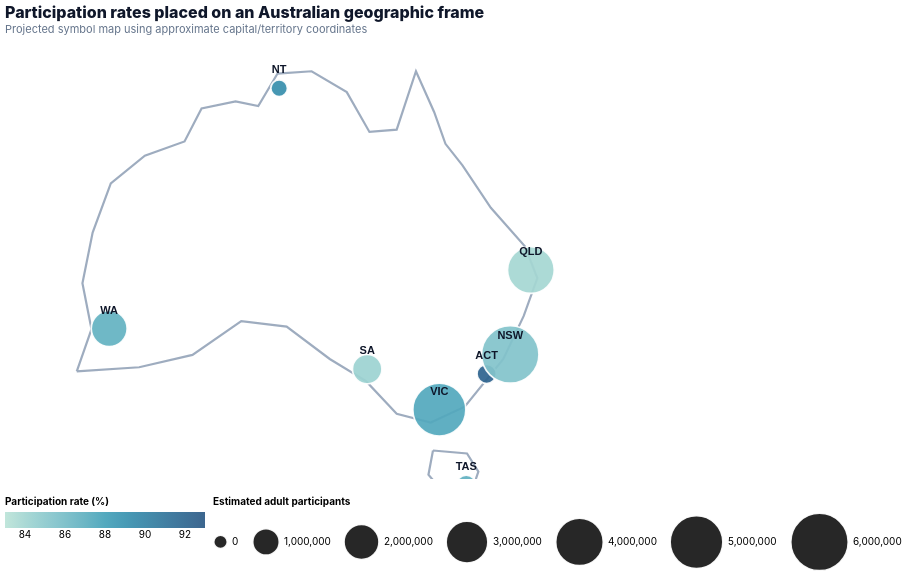

Vega-Lite specification stored for this chart:
### Vega-Lite specification from a JSON file in a GitHub repository (floating-point values rounded to 4 significant figures)
{"$schema": "https://vega.github.io/schema/vega-lite/v5.json", "background": "transparent", "config": {"view": {"stroke": null}, "axis": {"labelFont": "Inter, Arial, sans-serif", "titleFont": "Inter, Arial, sans-serif", "labelColor": "#334155", "titleColor": "#0f172a", "gridColor": "#e8edf4", "domainColor": "#cbd5e1", "tickColor": "#cbd5e1", "labelFontSize": 11, "titleFontSize": 11, "titlePadding": 10}, "legend": {"labelFont": "Inter, Arial, sans-serif", "titleFont": "Inter, Arial, sans-serif", "orient": "bottom", "labelLimit": 180, "labelFontSize": 10, "titleFontSize": 10, "symbolType": "circle"}, "title": {"font": "Inter, Arial, sans-serif", "fontSize": 16, "fontWeight": 800, "subtitleFont": "Inter, Arial, sans-serif", "subtitleFontSize": 11, "anchor": "start", "color": "#0f172a", "subtitleColor": "#64748b", "offset": 14}, "bar": {"cornerRadiusEnd": 5}, "range": {"category": ["#0f766e", "#2563eb", "#f59e0b", "#db2777", "#8b5cf6", "#14b8a6", "#64748b"]}}, "title": {"text": "Participation rates placed on an Australian geographic frame", "subtitle": "Projected symbol map using approximate capital/territory coordinates"}, "width": 620, "height": 430, "projection": {"type": "mercator", "center": [134, -27], "scale": 650, "translate": [310, 215]}, "layer": [{"data": {"values": [{"shape": "Mainland", "order": 0, "longitude": 113, "latitude": -35.1}, {"shape": "Mainland", "order": 1, "longitude": 114.3, "latitude": -32}, {"shape": "Mainland", "order": 2, "longitude": 113.5, "latitude": -28.5}, {"shape": "Mainland", "order": 3, "longitude": 114.4, "latitude": -24.5}, {"shape": "Mainland", "order": 4, "longitude": 116, "latitude": -20.5}, {"shape": "Mainland", "order": 5, "longitude": 119, "latitude": -18.2}, {"shape": "Mainland", "order": 6, "longitude": 122.5, "latitude": -17}, {"shape": "Mainland", "order": 7, "longitude": 124, "latitude": -14.2}, {"shape": "Mainland", "order": 8, "longitude": 127, "latitude": -13.6}, {"shape": "Mainland", "order": 9, "longitude": 129, "latitude": -14}, {"shape": "Mainland", "order": 10, "longitude": 130.7, "latitude": -11.2}, {"shape": "Mainland", "order": 11, "longitude": 133.7, "latitude": -11}, {"shape": "Mainland", "order": 12, "longitude": 136.8, "latitude": -12.8}, {"shape": "Mainland", "order": 13, "longitude": 138.8, "latitude": -16.2}, {"shape": "Mainland", "order": 14, "longitude": 141.2, "latitude": -16}, {"shape": "Mainland", "order": 15, "longitude": 142.9, "latitude": -11}, {"shape": "Mainland", "order": 16, "longitude": 144.5, "latitude": -14.5}, {"shape": "Mainland", "order": 17, "longitude": 145.5, "latitude": -17.2}, {"shape": "Mainland", "order": 18, "longitude": 147, "latitude": -19}, {"shape": "Mainland", "order": 19, "longitude": 149.5, "latitude": -22.5}, {"shape": "Mainland", "order": 20, "longitude": 152.5, "latitude": -25.6}, {"shape": "Mainland", "order": 21, "longitude": 153.6, "latitude": -28.1}, {"shape": "Mainland", "order": 22, "longitude": 152.4, "latitude": -31}, {"shape": "Mainland", "order": 23, "longitude": 150.6, "latitude": -34.2}, {"shape": "Mainland", "order": 24, "longitude": 147.2, "latitude": -37.6}, {"shape": "Mainland", "order": 25, "longitude": 144.2, "latitude": -38.7}, {"shape": "Mainland", "order": 26, "longitude": 141.2, "latitude": -38.1}, {"shape": "Mainland", "order": 27, "longitude": 138.5, "latitude": -35.8}, {"shape": "Mainland", "order": 28, "longitude": 135.3, "latitude": -34.2}, {"shape": "Mainland", "order": 29, "longitude": 131.5, "latitude": -31.8}, {"shape": "Mainland", "order": 30, "longitude": 127.5, "latitude": -31.4}, {"shape": "Mainland", "order": 31, "longitude": 123.2, "latitude": -33.9}, {"shape": "Mainland", "order": 32, "longitude": 118.5, "latitude": -34.8}, {"shape": "Mainland", "order": 33, "longitude": 113, "latitude": -35.1}, {"shape": "Tasmania", "order": 0, "longitude": 144.4, "latitude": -40.6}, {"shape": "Tasmania", "order": 1, "longitude": 147.4, "latitude": -40.8}, {"shape": "Tasmania", "order": 2, "longitude": 148.4, "latitude": -42}, {"shape": "Tasmania", "order": 3, "longitude": 147.8, "latitude": -43.3}, {"shape": "Tasmania", "order": 4, "longitude": 145.5, "latitude": -43.5}, {"shape": "Tasmania", "order": 5, "longitude": 144, "latitude": -42.2}, {"shape": "Tasmania", "order": 6, "longitude": 144.4, "latitude": -40.6}]}, "mark": {"type": "line", "stroke": "#94a3b8", "strokeWidth": 2.2, "opacity": 0.9}, "encoding": {"longitude": {"field": "longitude", "type": "quantitative"}, "latitude": {"field": "latitude", "type": "quantitative"}, "detail": {"field": "shape", "type": "nominal"}, "order": {"field": "order", "type": "quantitative"}}}, {"data": {"values": [{"state_abbr": "ACT", "state_name": "Australian Capital Territory", "participation_rate_pct": 92.24, "estimated_adult_participants": 367094, "longitude": 149.1, "latitude": -35.28, "label_dx": 0, "label_dy": -20}, {"state_abbr": "NSW", "state_name": "New South Wales", "participation_rate_pct": 85.41, "estimated_adult_participants": 6028038, "longitude": 151.2, "latitude": -33.87, "label_dx": 0, "label_dy": 18}, {"state_abbr": "NT", "state_name": "Northern Territory", "participation_rate_pct": 89.34, "estimated_adult_participants": 186157, "longitude": 130.8, "latitude": -12.46, "label_dx": 0, "label_dy": -18}, {"state_abbr": "QLD", "state_name": "Queensland", "participation_rate_pct": 83.92, "estimated_adult_participants": 3882805, "longitude": 153.0, "latitude": -27.47, "label_dx": 0, "label_dy": -18}, {"state_abbr": "SA", "state_name": "South Australia", "participation_rate_pct": 84.3, "estimated_adult_participants": 1332909, "longitude": 138.6, "latitude": -34.93, "label_dx": 0, "label_dy": 18}, {"state_abbr": "TAS", "state_name": "Tasmania", "participation_rate_pct": 86.96, "estimated_adult_participants": 420327, "longitude": 147.3, "latitude": -42.88, "label_dx": 0, "label_dy": 18}, {"state_abbr": "VIC", "state_name": "Victoria", "participation_rate_pct": 87.46, "estimated_adult_participants": 5082762, "longitude": 145.0, "latitude": -37.81, "label_dx": 0, "label_dy": 18}, {"state_abbr": "WA", "state_name": "Western Australia", "participation_rate_pct": 86.81, "estimated_adult_participants": 2143227, "longitude": 115.9, "latitude": -31.95, "label_dx": 0, "label_dy": -18}]}, "mark": {"type": "circle", "opacity": 0.92, "stroke": "#fff", "strokeWidth": 1.7, "tooltip": true}, "encoding": {"longitude": {"field": "longitude", "type": "quantitative"}, "latitude": {"field": "latitude", "type": "quantitative"}, "size": {"field": "estimated_adult_participants", "type": "quantitative", "title": "Estimated adult participants", "scale": {"range": [180, 3300]}}, "color": {"field": "participation_rate_pct", "type": "quantitative", "title": "Participation rate (%)", "scale": {"domain": [83, 93], "scheme": "tealblues"}}, "tooltip": [{"field": "state_name", "title": "State/Territory"}, {"field": "participation_rate_pct", "title": "Participation rate (%)", "format": ".1f"}, {"field": "estimated_adult_participants", "title": "Estimated adult participants", "format": ","}]}}, {"data": {"values": [{"state_abbr": "ACT", "state_name": "Australian Capital Territory", "participation_rate_pct": 92.24, "estimated_adult_participants": 367094, "longitude": 149.1, "latitude": -35.28, "label_dx": 0, "label_dy": -20}, {"state_abbr": "NSW", "state_name": "New South Wales", "participation_rate_pct": 85.41, "estimated_adult_participants": 6028038, "longitude": 151.2, "latitude": -33.87, "label_dx": 0, "label_dy": 18}, {"state_abbr": "NT", "state_name": "Northern Territory", "participation_rate_pct": 89.34, "estimated_adult_participants": 186157, "longitude": 130.8, "latitude": -12.46, "label_dx": 0, "label_dy": -18}, {"state_abbr": "QLD", "state_name": "Queensland", "participation_rate_pct": 83.92, "estimated_adult_participants": 3882805, "longitude": 153.0, "latitude": -27.47, "label_dx": 0, "label_dy": -18}, {"state_abbr": "SA", "state_name": "South Australia", "participation_rate_pct": 84.3, "estimated_adult_participants": 1332909, "longitude": 138.6, "latitude": -34.93, "label_dx": 0, "label_dy": 18}, {"state_abbr": "TAS", "state_name": "Tasmania", "participation_rate_pct": 86.96, "estimated_adult_participants": 420327, "longitude": 147.3, "latitude": -42.88, "label_dx": 0, "label_dy": 18}, {"state_abbr": "VIC", "state_name": "Victoria", "participation_rate_pct": 87.46, "estimated_adult_participants": 5082762, "longitude": 145.0, "latitude": -37.81, "label_dx": 0, "label_dy": 18}, {"state_abbr": "WA", "state_name": "Western Australia", "participation_rate_pct": 86.81, "estimated_adult_participants": 2143227, "longitude": 115.9, "latitude": -31.95, "label_dx": 0, "label_dy": -18}]}, "mark": {"type": "text", "fontSize": 11, "fontWeight": 900, "color": "#0f172a", "dy": -18}, "encoding": {"longitude": {"field": "longitude", "type": "quantitative"}, "latitude": {"field": "latitude", "type": "quantitative"}, "text": {"field": "state_abbr"}}}]}
